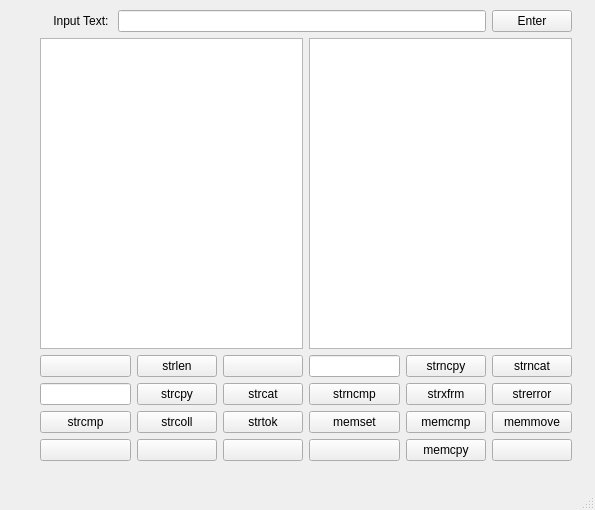
<?xml version="1.0" encoding="UTF-8"?>
<ui version="4.0">
 <class>MainWindow</class>
 <widget class="QMainWindow" name="MainWindow">
  <property name="geometry">
   <rect>
    <x>0</x>
    <y>0</y>
    <width>595</width>
    <height>510</height>
   </rect>
  </property>
  <property name="windowTitle">
   <string>MainWindow</string>
  </property>
  <widget class="QWidget" name="centralwidget">
   <widget class="QWidget" name="verticalLayoutWidget">
    <property name="geometry">
     <rect>
      <x>40</x>
      <y>10</y>
      <width>532</width>
      <height>451</height>
     </rect>
    </property>
    <layout class="QVBoxLayout" name="verticalLayout">
     <item>
      <layout class="QHBoxLayout" name="horizontalLayout_3">
       <item>
        <widget class="QLabel" name="label">
         <property name="text">
          <string>    Input Text: </string>
         </property>
        </widget>
       </item>
       <item>
        <widget class="QLineEdit" name="lineEdit"/>
       </item>
       <item>
        <widget class="QPushButton" name="pushButton">
         <property name="text">
          <string>Enter</string>
         </property>
        </widget>
       </item>
      </layout>
     </item>
     <item>
      <layout class="QHBoxLayout" name="horizontalLayout">
       <item>
        <widget class="QTextBrowser" name="textBrowser"/>
       </item>
       <item>
        <widget class="QTextBrowser" name="textBrowser_2"/>
       </item>
      </layout>
     </item>
     <item>
      <layout class="QHBoxLayout" name="horizontalLayout_2">
       <item>
        <layout class="QGridLayout" name="gridLayout_2">
         <item row="1" column="0">
          <widget class="QLineEdit" name="lineEdit_2"/>
         </item>
         <item row="0" column="0">
          <widget class="QPushButton" name="pushButton_17">
           <property name="text">
            <string/>
           </property>
          </widget>
         </item>
         <item row="1" column="2">
          <widget class="QPushButton" name="pushButton_5">
           <property name="toolTip">
            <string>&lt;html&gt;&lt;head/&gt;&lt;body&gt;&lt;p&gt;char * strcat( char * destptr, const char * srcptr );&lt;/p&gt;&lt;p&gt;Объединение строк. Функция добавляет копию строки &lt;span style=&quot; font-family:'Courier New';&quot;&gt;srcptr&lt;/span&gt; в конец строки &lt;span style=&quot; font-family:'Courier New';&quot;&gt;destptr&lt;/span&gt;. Нулевой символ конца строки &lt;span style=&quot; font-family:'Courier New';&quot;&gt;destptr&lt;/span&gt; заменяется первым символом строки &lt;span style=&quot; font-family:'Courier New';&quot;&gt;srcptr&lt;/span&gt;, и новый нуль-символ добавляется в конец уже новой строки, сформированной объединением символов двух строк в строке &lt;span style=&quot; font-family:'Courier New';&quot;&gt;destptr&lt;/span&gt;.&lt;/p&gt;&lt;/body&gt;&lt;/html&gt;</string>
           </property>
           <property name="whatsThis">
            <string>&lt;html&gt;&lt;head/&gt;&lt;body&gt;&lt;p&gt;char * strcat( char * destptr, const char * srcptr );&lt;/p&gt;&lt;p&gt;Объединение строк. Функция добавляет копию строки &lt;span style=&quot; font-family:'Courier New';&quot;&gt;srcptr&lt;/span&gt; в конец строки &lt;span style=&quot; font-family:'Courier New';&quot;&gt;destptr&lt;/span&gt;. Нулевой символ конца строки &lt;span style=&quot; font-family:'Courier New';&quot;&gt;destptr&lt;/span&gt; заменяется первым символом строки &lt;span style=&quot; font-family:'Courier New';&quot;&gt;srcptr&lt;/span&gt;, и новый нуль-символ добавляется в конец уже новой строки, сформированной объединением символов двух строк в строке &lt;span style=&quot; font-family:'Courier New';&quot;&gt;destptr&lt;/span&gt;.&lt;/p&gt;&lt;/body&gt;&lt;/html&gt;</string>
           </property>
           <property name="text">
            <string>strcat</string>
           </property>
          </widget>
         </item>
         <item row="2" column="2">
          <widget class="QPushButton" name="pushButton_10">
           <property name="toolTip">
            <string>&lt;html&gt;&lt;head/&gt;&lt;body&gt;&lt;p&gt;char * strtok( char * string, const char * delim );&lt;/p&gt;&lt;p&gt;Функция &lt;span style=&quot; font-family:'Courier New';&quot;&gt;strtok&lt;/span&gt; выполняет поиск лексем в строке &lt;span style=&quot; font-family:'Courier New';&quot;&gt;string&lt;/span&gt;. Последовательность вызовов этой функции разбивают строку &lt;span style=&quot; font-family:'Courier New';&quot;&gt;string&lt;/span&gt; на лексемы, которые представляют собой последовательности символов, разделенных символами разделителями.&lt;/p&gt;&lt;/body&gt;&lt;/html&gt;</string>
           </property>
           <property name="whatsThis">
            <string>&lt;html&gt;&lt;head/&gt;&lt;body&gt;&lt;p&gt;char * strtok( char * string, const char * delim );&lt;/p&gt;&lt;p&gt;Функция &lt;span style=&quot; font-family:'Courier New';&quot;&gt;strtok&lt;/span&gt; выполняет поиск лексем в строке &lt;span style=&quot; font-family:'Courier New';&quot;&gt;string&lt;/span&gt;. Последовательность вызовов этой функции разбивают строку &lt;span style=&quot; font-family:'Courier New';&quot;&gt;string&lt;/span&gt; на лексемы, которые представляют собой последовательности символов, разделенных символами разделителями.&lt;/p&gt;&lt;/body&gt;&lt;/html&gt;</string>
           </property>
           <property name="text">
            <string>strtok</string>
           </property>
          </widget>
         </item>
         <item row="0" column="2">
          <widget class="QPushButton" name="pushButton_18">
           <property name="text">
            <string/>
           </property>
          </widget>
         </item>
         <item row="1" column="1">
          <widget class="QPushButton" name="pushButton_2">
           <property name="toolTip">
            <string>&lt;html&gt;&lt;head/&gt;&lt;body&gt;&lt;p&gt;&lt;span style=&quot; font-family:'Courier New';&quot;&gt;char* strcpy( char* destptr, constchar* srcptr );&lt;br/&gt;&lt;/span&gt;Функция копирует Си-строку &lt;span style=&quot; font-family:'Courier New';&quot;&gt;srcptr&lt;/span&gt;, включая завершающий нулевой символ в строку назначения, на которую ссылается указатель &lt;span style=&quot; font-family:'Courier New';&quot;&gt;destptr&lt;/span&gt;.&lt;/p&gt;&lt;/body&gt;&lt;/html&gt;</string>
           </property>
           <property name="whatsThis">
            <string>&lt;html&gt;&lt;head/&gt;&lt;body&gt;&lt;p&gt;&lt;span style=&quot; font-family:'Courier New';&quot;&gt;char&lt;/span&gt;&lt;span style=&quot; font-family:'Courier New';&quot;&gt;* strcpy( char&lt;/span&gt;&lt;span style=&quot; font-family:'Courier New';&quot;&gt;* destptr, const&lt;/span&gt;&lt;span style=&quot; font-family:'Courier New';&quot;&gt;char&lt;/span&gt;&lt;span style=&quot; font-family:'Courier New';&quot;&gt;* srcptr );&lt;br/&gt;&lt;/span&gt;Функция копирует Си-строку &lt;span style=&quot; font-family:'Courier New';&quot;&gt;srcptr&lt;/span&gt;, включая завершающий нулевой символ в строку назначения, на которую ссылается указатель &lt;span style=&quot; font-family:'Courier New';&quot;&gt;destptr&lt;/span&gt;.&lt;/p&gt;&lt;/body&gt;&lt;/html&gt;</string>
           </property>
           <property name="text">
            <string>strcpy</string>
           </property>
          </widget>
         </item>
         <item row="0" column="1">
          <widget class="QPushButton" name="pushButton_12">
           <property name="toolTip">
            <string>&lt;html&gt;&lt;head/&gt;&lt;body&gt;&lt;p&gt;size_t strlen( const char * string );&lt;br/&gt;Длина Си-строки определяется по достижению нулевого символа  — нуль терминатор. Функция &lt;span style=&quot; font-family:'Courier New';&quot;&gt;strlen&lt;/span&gt; видит начало Си-строки  и начинает сначала считать количество символов (байтов, отводимых под каждый символ), этот процесс выполняется до тех пор, пока не будет достигнут завершающий нулевой символ.&lt;/p&gt;&lt;/body&gt;&lt;/html&gt;</string>
           </property>
           <property name="whatsThis">
            <string>&lt;html&gt;&lt;head/&gt;&lt;body&gt;&lt;p&gt;size_t strlen( const char * string );&lt;br/&gt;Длина Си-строки определяется по достижению нулевого символа  — нуль терминатор. Функция &lt;span style=&quot; font-family:'Courier New';&quot;&gt;strlen&lt;/span&gt; видит начало Си-строки  и начинает сначала считать количество символов (байтов, отводимых под каждый символ), этот процесс выполняется до тех пор, пока не будет достигнут завершающий нулевой символ.&lt;/p&gt;&lt;/body&gt;&lt;/html&gt;</string>
           </property>
           <property name="text">
            <string>strlen</string>
           </property>
          </widget>
         </item>
         <item row="2" column="0">
          <widget class="QPushButton" name="pushButton_6">
           <property name="toolTip">
            <string>&lt;html&gt;&lt;head/&gt;&lt;body&gt;&lt;p&gt;int strcmp( const char * string1, const char * string2 );&lt;/p&gt;&lt;p&gt;Эта функция сравнивает символы двух строк, &lt;span style=&quot; font-family:'Courier New';&quot;&gt;string1&lt;/span&gt; и &lt;span style=&quot; font-family:'Courier New';&quot;&gt;string2&lt;/span&gt;. Начиная с первых символов функция &lt;span style=&quot; font-family:'Courier New';&quot;&gt;strcmp&lt;/span&gt; сравнивает поочередно каждую пару символов, и продолжается это до тех пор, пока не будут найдены различные символы или не будет достигнут конец строки.&lt;/p&gt;&lt;/body&gt;&lt;/html&gt;</string>
           </property>
           <property name="whatsThis">
            <string>&lt;html&gt;&lt;head/&gt;&lt;body&gt;&lt;p&gt;int strcmp( const char * string1, const char * string2 );&lt;/p&gt;&lt;p&gt;Эта функция сравнивает символы двух строк, &lt;span style=&quot; font-family:'Courier New';&quot;&gt;string1&lt;/span&gt; и &lt;span style=&quot; font-family:'Courier New';&quot;&gt;string2&lt;/span&gt;. Начиная с первых символов функция &lt;span style=&quot; font-family:'Courier New';&quot;&gt;strcmp&lt;/span&gt; сравнивает поочередно каждую пару символов, и продолжается это до тех пор, пока не будут найдены различные символы или не будет достигнут конец строки.&lt;/p&gt;&lt;/body&gt;&lt;/html&gt;</string>
           </property>
           <property name="text">
            <string>strcmp</string>
           </property>
          </widget>
         </item>
         <item row="2" column="1">
          <widget class="QPushButton" name="pushButton_8">
           <property name="toolTip">
            <string>&lt;html&gt;&lt;head/&gt;&lt;body&gt;&lt;p&gt;int strcmp( const char * string1, const char * string2 );&lt;/p&gt;&lt;p&gt;Эта функция сравнивает символы двух строк, &lt;span style=&quot; font-family:'Courier New';&quot;&gt;string1&lt;/span&gt; и &lt;span style=&quot; font-family:'Courier New';&quot;&gt;string2&lt;/span&gt;. Начиная с первых символов функция &lt;span style=&quot; font-family:'Courier New';&quot;&gt;strcmp&lt;/span&gt; сравнивает поочередно каждую пару символов, и продолжается это до тех пор, пока не будут найдены различные символы или не будет достигнут конец строки.&lt;/p&gt;&lt;/body&gt;&lt;/html&gt;</string>
           </property>
           <property name="whatsThis">
            <string>&lt;html&gt;&lt;head/&gt;&lt;body&gt;&lt;p&gt;int strcoll( const char * string1, const char * string2 );&lt;/p&gt;&lt;p&gt;Функция сравнивает строку &lt;span style=&quot; font-family:'Courier New';&quot;&gt;string1&lt;/span&gt; со строкой &lt;span style=&quot; font-family:'Courier New';&quot;&gt;string2&lt;/span&gt;, с учётом параметра &lt;span style=&quot; font-family:'Courier New';&quot;&gt;LC_COLLATE&lt;/span&gt;, текущей локали.&lt;br/&gt;Эта функция сравнивает символы каждой строки, начиная с первого. Если символы равны сравнение продолжится уже со следующей парой символов и так до тех пор, пока не будут найдены различные символы или не будет найден нулевой символ, сигнализирующий о конце строки.&lt;/p&gt;&lt;/body&gt;&lt;/html&gt;</string>
           </property>
           <property name="text">
            <string>strcoll</string>
           </property>
          </widget>
         </item>
         <item row="3" column="0">
          <widget class="QPushButton" name="pushButton_21">
           <property name="text">
            <string/>
           </property>
          </widget>
         </item>
         <item row="3" column="1">
          <widget class="QPushButton" name="pushButton_22">
           <property name="text">
            <string/>
           </property>
          </widget>
         </item>
         <item row="3" column="2">
          <widget class="QPushButton" name="pushButton_23">
           <property name="text">
            <string/>
           </property>
          </widget>
         </item>
        </layout>
       </item>
       <item>
        <layout class="QGridLayout" name="gridLayout">
         <item row="0" column="0">
          <widget class="QLineEdit" name="lineEdit_4"/>
         </item>
         <item row="0" column="1">
          <widget class="QPushButton" name="pushButton_3">
           <property name="toolTip">
            <string>&lt;html&gt;&lt;head/&gt;&lt;body&gt;&lt;p&gt;char * strncpy( char * destptr, const char * srcptr, size_t num );&lt;/p&gt;&lt;p&gt;Функция копирует первые &lt;span style=&quot; font-family:'Courier New';&quot;&gt;num&lt;/span&gt; символов из строки &lt;span style=&quot; font-family:'Courier New';&quot;&gt;srcptr&lt;/span&gt; в строку &lt;span style=&quot; font-family:'Courier New';&quot;&gt;destptr&lt;/span&gt;. Если конец строки &lt;span style=&quot; font-family:'Courier New';&quot;&gt;srcptr&lt;/span&gt; (символ конца строки ) достигнут прежде, чем были скопированы &lt;span style=&quot; font-family:'Courier New';&quot;&gt;num&lt;/span&gt; символов, к скопированным символам в конец строки &lt;span style=&quot; font-family:'Courier New';&quot;&gt;destptr&lt;/span&gt; добавляется нуль-символ, после чего, строка считается скопированной.&lt;/p&gt;&lt;p&gt;Если же строка назначения окажется меньше &lt;span style=&quot; font-family:'Courier New';&quot;&gt;num&lt;/span&gt;, тогда скопируются символы, которые поместятся в &lt;span style=&quot; font-family:'Courier New';&quot;&gt;destptr&lt;/span&gt;, учитывая то, что в конце строки обязательно должен стоять символ конца строки.&lt;/p&gt;&lt;/body&gt;&lt;/html&gt;</string>
           </property>
           <property name="whatsThis">
            <string>&lt;html&gt;&lt;head/&gt;&lt;body&gt;&lt;p&gt;char * strncpy( char * destptr, const char * srcptr, size_t num );&lt;/p&gt;&lt;p&gt;Функция копирует первые &lt;span style=&quot; font-family:'Courier New';&quot;&gt;num&lt;/span&gt; символов из строки &lt;span style=&quot; font-family:'Courier New';&quot;&gt;srcptr&lt;/span&gt; в строку &lt;span style=&quot; font-family:'Courier New';&quot;&gt;destptr&lt;/span&gt;. Если конец строки &lt;span style=&quot; font-family:'Courier New';&quot;&gt;srcptr&lt;/span&gt; (символ конца строки ) достигнут прежде, чем были скопированы &lt;span style=&quot; font-family:'Courier New';&quot;&gt;num&lt;/span&gt; символов, к скопированным символам в конец строки &lt;span style=&quot; font-family:'Courier New';&quot;&gt;destptr&lt;/span&gt; добавляется нуль-символ, после чего, строка считается скопированной.&lt;/p&gt;&lt;p&gt;Если же строка назначения окажется меньше &lt;span style=&quot; font-family:'Courier New';&quot;&gt;num&lt;/span&gt;, тогда скопируются символы, которые поместятся в &lt;span style=&quot; font-family:'Courier New';&quot;&gt;destptr&lt;/span&gt;, учитывая то, что в конце строки обязательно должен стоять символ конца строки.&lt;/p&gt;&lt;/body&gt;&lt;/html&gt;</string>
           </property>
           <property name="text">
            <string>strncpy</string>
           </property>
          </widget>
         </item>
         <item row="0" column="2">
          <widget class="QPushButton" name="pushButton_4">
           <property name="toolTip">
            <string>&lt;html&gt;&lt;head/&gt;&lt;body&gt;&lt;p&gt;char *strncat(char *str1, const char *str2, size_t count)&lt;/p&gt;&lt;p&gt;Функция strncat() добавляет к строке, на которую указывает str1, не более count символов из строки, на которую указывает str2. В конце модифицированной строки str1 функция ставит нуле­вой символ. Нулевой символ, первоначально завершавший строку str1, замещается первым симво­лом строки str2. Строка str2 остается в первоначальном виде.Функция strncat() возвращает указатель str1.&lt;/p&gt;&lt;/body&gt;&lt;/html&gt;</string>
           </property>
           <property name="whatsThis">
            <string>&lt;html&gt;&lt;head/&gt;&lt;body&gt;&lt;p&gt;char *strncat(char *str1, const char *str2, size_t count)&lt;/p&gt;&lt;p&gt;Функция strncat() добавляет к строке, на которую указывает str1, не более count символов из строки, на которую указывает str2. В конце модифицированной строки str1 функция ставит нуле­вой символ. Нулевой символ, первоначально завершавший строку str1, замещается первым симво­лом строки str2. Строка str2 остается в первоначальном виде.Функция strncat() возвращает указатель str1.&lt;/p&gt;&lt;/body&gt;&lt;/html&gt;</string>
           </property>
           <property name="text">
            <string>strncat</string>
           </property>
          </widget>
         </item>
         <item row="2" column="1">
          <widget class="QPushButton" name="pushButton_14">
           <property name="toolTip">
            <string>&lt;html&gt;&lt;head/&gt;&lt;body&gt;&lt;p&gt;int memcmp(const void *buf1, const void *buf2, size_t count)&lt;/p&gt;&lt;p&gt;Функция memcmp() сравнивает первые count символов массивов, на которые указывают buf1 и buf2. Сравнение производится лексикографически. Функция memcmp() возвращает целое число&lt;/p&gt;&lt;/body&gt;&lt;/html&gt;</string>
           </property>
           <property name="whatsThis">
            <string>&lt;html&gt;&lt;head/&gt;&lt;body&gt;&lt;p&gt;int memcmp(const void *buf1, const void *buf2, size_t count)&lt;/p&gt;&lt;p&gt;Функция memcmp() сравнивает первые count символов массивов, на которые указывают buf1 и buf2. Сравнение производится лексикографически. Функция memcmp() возвращает целое число&lt;/p&gt;&lt;/body&gt;&lt;/html&gt;</string>
           </property>
           <property name="text">
            <string>memcmp</string>
           </property>
          </widget>
         </item>
         <item row="3" column="1">
          <widget class="QPushButton" name="pushButton_16">
           <property name="toolTip">
            <string>&lt;html&gt;&lt;head/&gt;&lt;body&gt;&lt;p&gt;void * memcpy( void * destptr, const void * srcptr, size_t num );&lt;/p&gt;&lt;p&gt;Функция &lt;span style=&quot; font-family:'Courier New';&quot;&gt;memcpy&lt;/span&gt; копирует &lt;span style=&quot; font-family:'Courier New';&quot;&gt;num&lt;/span&gt; байтов первого блока памяти, на который ссылается указатель &lt;span style=&quot; font-family:'Courier New';&quot;&gt;srcptr&lt;/span&gt;, во второй блок памяти, на который ссылается указатель &lt;span style=&quot; font-family:'Courier New';&quot;&gt;destptr&lt;/span&gt;.&lt;/p&gt;&lt;/body&gt;&lt;/html&gt;</string>
           </property>
           <property name="whatsThis">
            <string>&lt;html&gt;&lt;head/&gt;&lt;body&gt;&lt;p&gt;void * memcpy( void * destptr, const void * srcptr, size_t num );&lt;/p&gt;&lt;p&gt;Функция &lt;span style=&quot; font-family:'Courier New';&quot;&gt;memcpy&lt;/span&gt; копирует &lt;span style=&quot; font-family:'Courier New';&quot;&gt;num&lt;/span&gt; байтов первого блока памяти, на который ссылается указатель &lt;span style=&quot; font-family:'Courier New';&quot;&gt;srcptr&lt;/span&gt;, во второй блок памяти, на который ссылается указатель &lt;span style=&quot; font-family:'Courier New';&quot;&gt;destptr&lt;/span&gt;.&lt;/p&gt;&lt;/body&gt;&lt;/html&gt;</string>
           </property>
           <property name="text">
            <string>memcpy</string>
           </property>
          </widget>
         </item>
         <item row="1" column="2">
          <widget class="QPushButton" name="pushButton_11">
           <property name="toolTip">
            <string>&lt;html&gt;&lt;head/&gt;&lt;body&gt;&lt;p&gt;char *strerror(int num)&lt;/p&gt;&lt;p&gt;Функция strerror() возвращает указатель на сообщение об ошибке, связанное с номером ошибки.&lt;/p&gt;&lt;/body&gt;&lt;/html&gt;</string>
           </property>
           <property name="whatsThis">
            <string>&lt;html&gt;&lt;head/&gt;&lt;body&gt;&lt;p&gt;char *strerror(int num)&lt;/p&gt;&lt;p&gt;Функция strerror() возвращает указатель на сообщение об ошибке, связанное с номером ошибки.&lt;/p&gt;&lt;/body&gt;&lt;/html&gt;</string>
           </property>
           <property name="text">
            <string>strerror</string>
           </property>
          </widget>
         </item>
         <item row="2" column="0">
          <widget class="QPushButton" name="pushButton_13">
           <property name="toolTip">
            <string>&lt;html&gt;&lt;head/&gt;&lt;body&gt;&lt;p&gt;&lt;span style=&quot; font-family:'Courier New';&quot;&gt;void* memset( void* memptr, intval, size_tnum );&lt;/span&gt;&lt;/p&gt;&lt;p&gt;Функция &lt;span style=&quot; font-family:'Courier New';&quot;&gt;memset&lt;/span&gt; заполняет &lt;span style=&quot; font-family:'Courier New';&quot;&gt;num&lt;/span&gt; байтов блока памяти, через указатель &lt;span style=&quot; font-family:'Courier New';&quot;&gt;memptr&lt;/span&gt;. Код заполняемого символа передаётся в функцию через параметр &lt;span style=&quot; font-family:'Courier New';&quot;&gt;val&lt;/span&gt;.&lt;/p&gt;&lt;/body&gt;&lt;/html&gt;</string>
           </property>
           <property name="whatsThis">
            <string>&lt;html&gt;&lt;head/&gt;&lt;body&gt;&lt;p&gt;&lt;span style=&quot; font-family:'Courier New';&quot;&gt;void&lt;/span&gt;&lt;span style=&quot; font-family:'Courier New';&quot;&gt;* memset( void&lt;/span&gt;&lt;span style=&quot; font-family:'Courier New';&quot;&gt;* memptr, int&lt;/span&gt;&lt;span style=&quot; font-family:'Courier New';&quot;&gt;val, size_t&lt;/span&gt;&lt;span style=&quot; font-family:'Courier New';&quot;&gt;num );&lt;/span&gt;&lt;/p&gt;&lt;p&gt;Функция &lt;span style=&quot; font-family:'Courier New';&quot;&gt;memset&lt;/span&gt; заполняет &lt;span style=&quot; font-family:'Courier New';&quot;&gt;num&lt;/span&gt; байтов блока памяти, через указатель &lt;span style=&quot; font-family:'Courier New';&quot;&gt;memptr&lt;/span&gt;. Код заполняемого символа передаётся в функцию через параметр &lt;span style=&quot; font-family:'Courier New';&quot;&gt;val&lt;/span&gt;.&lt;/p&gt;&lt;/body&gt;&lt;/html&gt;</string>
           </property>
           <property name="text">
            <string>memset</string>
           </property>
          </widget>
         </item>
         <item row="1" column="0">
          <widget class="QPushButton" name="pushButton_7">
           <property name="toolTip">
            <string>&lt;html&gt;&lt;head/&gt;&lt;body&gt;&lt;p&gt;int strncmp( const char * string1, const char * string2, size_t num );&lt;/p&gt;&lt;p&gt;Функция сравнивает первые &lt;span style=&quot; font-family:'Courier New';&quot;&gt;num&lt;/span&gt; символов строки &lt;span style=&quot; font-family:'Courier New';&quot;&gt;string1&lt;/span&gt; с первыми &lt;span style=&quot; font-family:'Courier New';&quot;&gt;num&lt;/span&gt; символами строки &lt;span style=&quot; font-family:'Courier New';&quot;&gt;string2&lt;/span&gt;.&lt;br/&gt;Эта функция начинает сравнивать первый символ каждой строки. Если они равны, &lt;span style=&quot; font-family:'Courier New';&quot;&gt;strncmp&lt;/span&gt; продолжает сравнивать  следующие пары символов, пока не будут найдены различные символы или пока не будет достигнут конец строки.&lt;/p&gt;&lt;/body&gt;&lt;/html&gt;</string>
           </property>
           <property name="whatsThis">
            <string>&lt;html&gt;&lt;head/&gt;&lt;body&gt;&lt;p&gt;int strncmp( const char * string1, const char * string2, size_t num );&lt;/p&gt;&lt;p&gt;Функция сравнивает первые &lt;span style=&quot; font-family:'Courier New';&quot;&gt;num&lt;/span&gt; символов строки &lt;span style=&quot; font-family:'Courier New';&quot;&gt;string1&lt;/span&gt; с первыми &lt;span style=&quot; font-family:'Courier New';&quot;&gt;num&lt;/span&gt; символами строки &lt;span style=&quot; font-family:'Courier New';&quot;&gt;string2&lt;/span&gt;.&lt;br/&gt;Эта функция начинает сравнивать первый символ каждой строки. Если они равны, &lt;span style=&quot; font-family:'Courier New';&quot;&gt;strncmp&lt;/span&gt; продолжает сравнивать  следующие пары символов, пока не будут найдены различные символы или пока не будет достигнут конец строки.&lt;/p&gt;&lt;/body&gt;&lt;/html&gt;</string>
           </property>
           <property name="text">
            <string>strncmp</string>
           </property>
          </widget>
         </item>
         <item row="1" column="1">
          <widget class="QPushButton" name="pushButton_9">
           <property name="toolTip">
            <string>&lt;html&gt;&lt;head/&gt;&lt;body&gt;&lt;p&gt;size_t *strxfrm(char *dest, const char *source, size_t count)&lt;/p&gt;&lt;p&gt;Функция strxfrm() используется для копирования до count символов содержимого строки, на которую указывает source, в строку, на которую указывает dest. Аргумент source должен быть указателем на строку, оканчивающуюся нулевым символом. В процессе копирования любые национальные символы преобразуются в формат, характерный для конкретной страны. Функция strncpy() возвращает указатель на dest. &lt;/p&gt;&lt;/body&gt;&lt;/html&gt;</string>
           </property>
           <property name="whatsThis">
            <string>&lt;html&gt;&lt;head/&gt;&lt;body&gt;&lt;p&gt;size_t *strxfrm(char *dest, const char *source, size_t count)&lt;/p&gt;&lt;p&gt;Функция strxfrm() используется для копирования до count символов содержимого строки, на которую указывает source, в строку, на которую указывает dest. Аргумент source должен быть указателем на строку, оканчивающуюся нулевым символом. В процессе копирования любые национальные символы преобразуются в формат, характерный для конкретной страны. Функция strncpy() возвращает указатель на dest. &lt;/p&gt;&lt;/body&gt;&lt;/html&gt;</string>
           </property>
           <property name="text">
            <string>strxfrm</string>
           </property>
          </widget>
         </item>
         <item row="2" column="2">
          <widget class="QPushButton" name="pushButton_15">
           <property name="toolTip">
            <string>&lt;html&gt;&lt;head/&gt;&lt;body&gt;&lt;p&gt;void *memmove(void *dest, const void *source, size_t count)&lt;/p&gt;&lt;p&gt;Функция memmove() копирует count символов из массива, на который указывает source, в мас­сив, на который указывает dest.&lt;/p&gt;&lt;/body&gt;&lt;/html&gt;</string>
           </property>
           <property name="whatsThis">
            <string>&lt;html&gt;&lt;head/&gt;&lt;body&gt;&lt;p&gt;void *memmove(void *dest, const void *source, size_t count)&lt;/p&gt;&lt;p&gt;Функция memmove() копирует count символов из массива, на который указывает source, в мас­сив, на который указывает dest.&lt;/p&gt;&lt;/body&gt;&lt;/html&gt;</string>
           </property>
           <property name="text">
            <string>memmove</string>
           </property>
          </widget>
         </item>
         <item row="3" column="0">
          <widget class="QPushButton" name="pushButton_19">
           <property name="text">
            <string/>
           </property>
          </widget>
         </item>
         <item row="3" column="2">
          <widget class="QPushButton" name="pushButton_20">
           <property name="text">
            <string/>
           </property>
          </widget>
         </item>
        </layout>
       </item>
      </layout>
     </item>
    </layout>
   </widget>
  </widget>
  <widget class="QMenuBar" name="menubar">
   <property name="geometry">
    <rect>
     <x>0</x>
     <y>0</y>
     <width>595</width>
     <height>25</height>
    </rect>
   </property>
  </widget>
  <widget class="QStatusBar" name="statusbar"/>
 </widget>
 <resources/>
 <connections/>
</ui>
